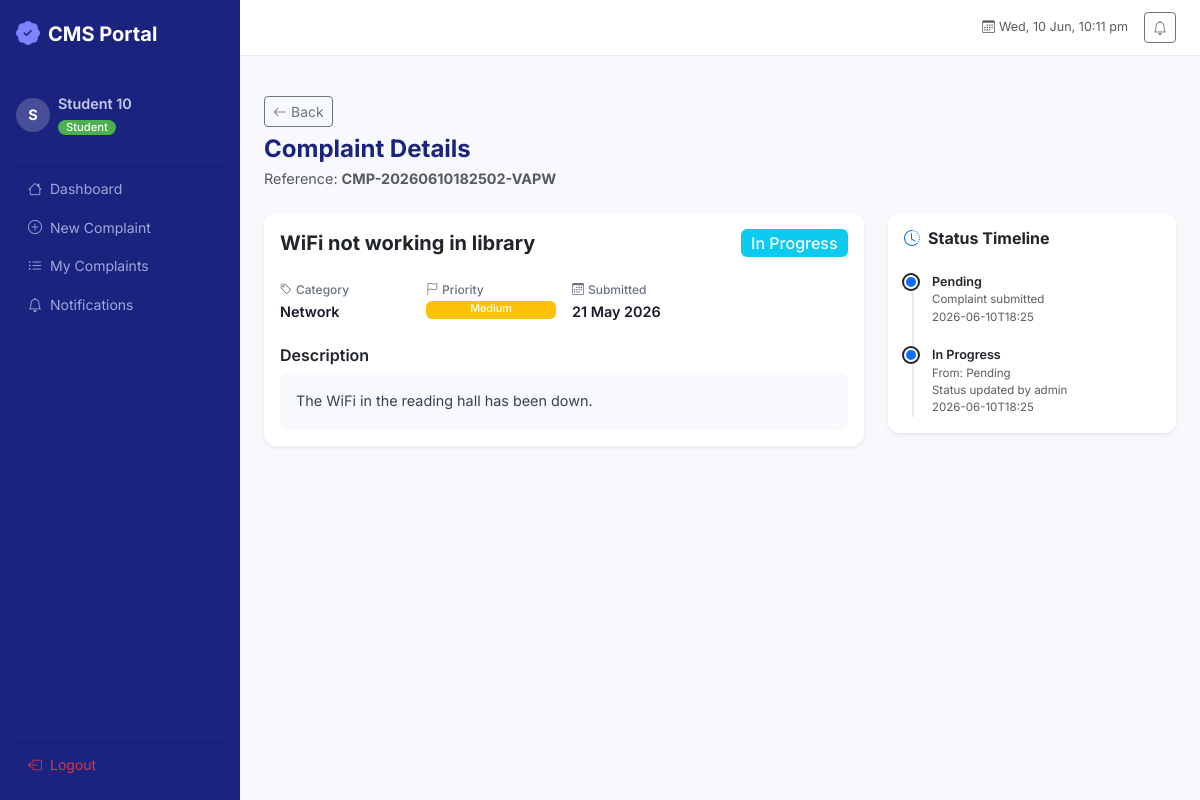
/student/complaints/2 (signed in), run on the app's committed database.
### flask-app/app/models/user.py (models this page shows, shortened)
class TimestampMixin:
    created_at = db.Column(db.DateTime, default=datetime.utcnow, nullable=False)
    updated_at = db.Column(
        db.DateTime, default=datetime.utcnow, onupdate=datetime.utcnow, nullable=False
    )

class User(UserMixin, TimestampMixin, db.Model):
    __tablename__ = "users"
    id = db.Column(db.Integer, primary_key=True)
    name = db.Column(db.String(120), nullable=False)
    email = db.Column(db.String(150), unique=True, nullable=False, index=True)
    student_id = db.Column(db.String(20), unique=True, nullable=True)
    department = db.Column(db.String(100), nullable=True)
    phone = db.Column(db.String(20), nullable=True)
    _password_hash = db.Column("password_hash", db.String(255), nullable=False)
    role = db.Column(db.String(20), nullable=False, default="student")  # student | admin
    is_active = db.Column(db.Boolean, default=True)
    complaints = db.relationship(
        "Complaint",
        back_populates="user",
        lazy="dynamic",
        cascade="all, delete-orphan",
        foreign_keys="Complaint.user_id",
    )
    notifications = db.relationship(
        "Notification", back_populates="user", lazy="dynamic", cascade="all, delete-orphan"
    )
    @property
    def password(self):
        """Encapsulation: password is write-only."""
        raise AttributeError("Password is write-only.")
    @property
    def is_admin(self) -> bool:
        return self.role == "admin"

### flask-app/app/models/complaint.py (models this page shows, shortened)
class Complaint(db.Model):
    __tablename__ = "complaints"
    id = db.Column(db.Integer, primary_key=True)
    complaint_number = db.Column(
        db.String(40), unique=True, nullable=False, default=generate_complaint_number
    )
    user_id = db.Column(db.Integer, db.ForeignKey("users.id"), nullable=False, index=True)
    title = db.Column(db.String(200), nullable=False)
    description = db.Column(db.Text, nullable=False)
    category = db.Column(db.String(50), nullable=False, default="Other")
    priority = db.Column(db.String(20), nullable=False, default="Low")
    status = db.Column(db.String(30), nullable=False, default="Pending")
    attachment = db.Column(db.String(300), nullable=True)
    assigned_to = db.Column(db.Integer, db.ForeignKey("users.id"), nullable=True)
    admin_response = db.Column(db.Text, nullable=True)
    resolved_at = db.Column(db.DateTime, nullable=True)
    created_at = db.Column(db.DateTime, default=datetime.utcnow, nullable=False)
    updated_at = db.Column(
        db.DateTime, default=datetime.utcnow, onupdate=datetime.utcnow, nullable=False
    )
    user = db.relationship("User", foreign_keys=[user_id], back_populates="complaints")
    assignee = db.relationship("User", foreign_keys=[assigned_to])
    logs = db.relationship(
        "ComplaintLog", back_populates="complaint", lazy="dynamic",
        cascade="all, delete-orphan"
    )
    @property
    def priority_badge(self) -> str:
        badges = {
            "Low": "success", "Medium": "warning",
            "High": "danger", "Critical": "dark"
        }
        return badges.get(self.priority, "secondary")
    @property
    def status_badge(self) -> str:
        badges = {
            "Pending": "warning", "In Progress": "info",
            "Resolved": "success", "Rejected": "danger", "Escalated": "primary"
        }
        return badges.get(self.status, "secondary")
    def complaint_history_generator(self):
        for log in self.logs.order_by("timestamp"):
            yield {
                "old_status": log.old_status,
                "new_status": log.new_status,
                "updated_by": log.updated_by,
                "timestamp": log.timestamp.isoformat() if log.timestamp else None,
                "remarks": log.remarks,
            }

### flask-app/app/models/complaint_log.py (models this page shows, shortened)
class ComplaintLog(db.Model):
    __tablename__ = "complaint_logs"
    id = db.Column(db.Integer, primary_key=True)
    complaint_id = db.Column(
        db.Integer, db.ForeignKey("complaints.id"), nullable=False, index=True
    )
    old_status = db.Column(db.String(30), nullable=True)
    new_status = db.Column(db.String(30), nullable=False)
    updated_by = db.Column(db.String(120), nullable=False)  # name / email of actor
    remarks = db.Column(db.Text, nullable=True)
    timestamp = db.Column(db.DateTime, default=datetime.utcnow, nullable=False)
    complaint = db.relationship("Complaint", back_populates="logs")

### flask-app/app/routes/complaints.py (the view)
@complaints_bp.route("/complaints/<int:complaint_id>")
@login_required
def view_complaint(complaint_id: int):
    complaint = Complaint.query.filter_by(
        id=complaint_id, user_id=current_user.id
    ).first_or_404()
    history = list(complaint.complaint_history_generator())
    return render_template(
        "student/complaint_detail.html",
        complaint=complaint,
        history=history,
    )

### flask-app/app/templates/student/complaint_detail.html (shortened to what this page needs)
{% extends "base.html" %}
{% block content %}
<div class="page-header mb-4">
  <a href="{{ url_for('complaints.list_complaints') }}" class="btn btn-sm btn-outline-secondary mb-2">
    <i class="bi bi-arrow-left me-1"></i>Back
  </a>
  <h4 class="fw-bold mb-1">Complaint Details</h4>
  <p class="text-muted mb-0">Reference: <strong>{{ complaint.complaint_number }}</strong></p>
</div>
<div class="row g-4">
  <div class="col-lg-8">
    <div class="card shadow-sm border-0 mb-4">
      <div class="card-header bg-white border-0 d-flex justify-content-between align-items-center pt-3">
        <h5 class="fw-bold mb-0">{{ complaint.title }}</h5>
        <span class="badge bg-{{ complaint.status_badge }} fs-6">{{ complaint.status }}</span>
      </div>
      <div class="card-body">
        <div class="row g-3 mb-4">
          <div class="col-sm-6 col-md-3">
            <div class="detail-meta">
              <span class="detail-meta-label"><i class="bi bi-tag me-1"></i>Category</span>
              <span class="detail-meta-value">{{ complaint.category }}</span>
            </div>
          </div>
          <div class="col-sm-6 col-md-3">
            <div class="detail-meta">
              <span class="detail-meta-label"><i class="bi bi-flag me-1"></i>Priority</span>
              <span class="badge bg-{{ complaint.priority_badge }}">{{ complaint.priority }}</span>
            </div>
          </div>
          <div class="col-sm-6 col-md-3">
            <div class="detail-meta">
              <span class="detail-meta-label"><i class="bi bi-calendar3 me-1"></i>Submitted</span>
              <span class="detail-meta-value">{{ complaint.created_at.strftime('%d %b %Y') }}</span>
            </div>
          </div>
        </div>
        <h6 class="fw-semibold mb-2">Description</h6>
        <div class="complaint-description">{{ complaint.description }}</div>
      </div>
    </div>
  </div>
  <div class="col-lg-4">
    <div class="card shadow-sm border-0">
      <div class="card-header bg-white border-0 pt-3">
        <h6 class="fw-bold mb-0"><i class="bi bi-clock-history me-2 text-primary"></i>Status Timeline</h6>
      </div>
      <div class="card-body">
        {% if history %}
        <div class="timeline">
          {% for h in history %}
          <div class="timeline-item">
            <div class="timeline-dot bg-{{ 'success' if h.new_status == 'Resolved' else 'primary' }}"></div>
            <div class="timeline-content">
              <div class="fw-semibold small">{{ h.new_status }}</div>
              {% if h.old_status %}
              <div class="text-muted x-small">From: {{ h.old_status }}</div>
              {% endif %}
              {% if h.remarks %}
              <div class="text-muted x-small">{{ h.remarks }}</div>
              {% endif %}
              <div class="text-muted x-small">{{ h.timestamp[:16] if h.timestamp else '' }}</div>
            </div>
          </div>
          {% endfor %}
        </div>
        {% else %}
        <p class="text-muted small mb-0">No history yet.</p>
        {% endif %}
      </div>
    </div>
  </div>
</div>
{% endblock %}

### flask-app/app/templates/base.html (shortened to what this page needs)
<!DOCTYPE html>
<html lang="en">
<head>
  <link href="https://cdn.jsdelivr.net/npm/bootstrap@5.3.3/dist/css/bootstrap.min.css" rel="stylesheet"/>
  <link href="https://cdn.jsdelivr.net/npm/bootstrap-icons@1.11.3/font/bootstrap-icons.min.css" rel="stylesheet"/>
  <link rel="stylesheet" href="{{ url_for('static', filename='css/style.css') }}"/>
</head>
<body class="cms-body">
{% if current_user.is_authenticated %}
<div class="d-flex">
  <nav id="sidebar" class="sidebar d-flex flex-column flex-shrink-0 p-3">
    <a href="{{ url_for('auth.index') }}" class="sidebar-brand d-flex align-items-center mb-4 text-decoration-none">
      <i class="bi bi-patch-check-fill me-2 fs-4"></i>
      <span class="fw-bold fs-5">CMS Portal</span>
    </a>
    <hr class="sidebar-divider"/>
    <div class="sidebar-user mb-3">
      <div class="d-flex align-items-center gap-2">
        <div class="user-avatar">{{ current_user.name[0].upper() }}</div>
        <div>
          <div class="fw-semibold text-truncate" style="max-width:140px">{{ current_user.name }}</div>
          <span class="badge {% if current_user.is_admin %}badge-admin{% else %}badge-student{% endif %}">
            {{ current_user.role|capitalize }}
          </span>
        </div>
      </div>
    </div>
    <hr class="sidebar-divider"/>
    <ul class="nav flex-column">
      {% if current_user.is_admin %}
        <li class="nav-item"><a class="nav-link {% if request.endpoint == 'admin.dashboard' %}active{% endif %}" href="{{ url_for('admin.dashboard') }}"><i class="bi bi-speedometer2 me-2"></i>Dashboard</a></li>
        <li class="nav-item"><a class="nav-link {% if request.endpoint == 'admin.complaints' %}active{% endif %}" href="{{ url_for('admin.complaints') }}"><i class="bi bi-clipboard-data me-2"></i>Complaints</a></li>
        <li class="nav-item"><a class="nav-link {% if request.endpoint == 'admin.analytics' %}active{% endif %}" href="{{ url_for('admin.analytics') }}"><i class="bi bi-bar-chart-line me-2"></i>Analytics</a></li>
        <li class="nav-item"><a class="nav-link {% if request.endpoint == 'admin.users' %}active{% endif %}" href="{{ url_for('admin.users') }}"><i class="bi bi-people me-2"></i>Users</a></li>
        <li class="nav-item"><a class="nav-link" href="{{ url_for('reports.generate_pdf') }}" target="_blank"><i class="bi bi-file-earmark-pdf me-2"></i>PDF Report</a></li>
        <li class="nav-item"><a class="nav-link" href="{{ url_for('reports.generate_excel') }}" target="_blank"><i class="bi bi-file-earmark-excel me-2"></i>Excel Report</a></li>
        <li class="nav-item"><a class="nav-link {% if request.endpoint == 'admin.notifications' %}active{% endif %}" href="{{ url_for('admin.notifications') }}"><i class="bi bi-bell me-2"></i>Notifications</a></li>
      {% else %}
        <li class="nav-item"><a class="nav-link {% if request.endpoint == 'complaints.dashboard' %}active{% endif %}" href="{{ url_for('complaints.dashboard') }}"><i class="bi bi-house me-2"></i>Dashboard</a></li>
        <li class="nav-item"><a class="nav-link {% if request.endpoint == 'complaints.submit_complaint' %}active{% endif %}" href="{{ url_for('complaints.submit_complaint') }}"><i class="bi bi-plus-circle me-2"></i>New Complaint</a></li>
        <li class="nav-item"><a class="nav-link {% if request.endpoint == 'complaints.list_complaints' %}active{% endif %}" href="{{ url_for('complaints.list_complaints') }}"><i class="bi bi-list-ul me-2"></i>My Complaints</a></li>
        <li class="nav-item"><a class="nav-link {% if request.endpoint == 'complaints.notifications' %}active{% endif %}" href="{{ url_for('complaints.notifications') }}"><i class="bi bi-bell me-2"></i>Notifications</a></li>
      {% endif %}
    </ul>
    <div class="mt-auto">
      <hr class="sidebar-divider"/>
      <a class="nav-link text-danger" href="{{ url_for('auth.logout') }}">
        <i class="bi bi-box-arrow-left me-2"></i>Logout
      </a>
    </div>
  </nav>
  <div class="main-content flex-grow-1">
    <header class="top-bar d-flex align-items-center justify-content-between px-4">
      <div class="d-flex align-items-center gap-3 ms-auto">
        <span class="text-muted small"><i class="bi bi-calendar3 me-1"></i><span id="liveClock"></span></span>
        <a href="{% if current_user.is_admin %}{{ url_for('admin.notifications') }}{% else %}{{ url_for('complaints.notifications') }}{% endif %}"
           class="btn btn-sm btn-outline-secondary position-relative">
          <i class="bi bi-bell"></i>
        </a>
      </div>
    </header>
    <div class="px-4 pt-3">
    </div>
    <main class="p-4">
{% endif %}
{% block content %}{% endblock %}
{% if current_user.is_authenticated %}
    </main>
  </div>
</div>
{% endif %}
</body>
</html>

### flask-app/app/static/css/style.css (style rules this page uses)
:root { --cms-primary: #4361ee; --cms-secondary: #3a0ca3; --cms-surface: #f8f9fd; --cms-sidebar-bg: #1a237e; --cms-sidebar-w: 240px; --cms-topbar-h: 56px; --radius: 0.75rem; --shadow: 0 1px 4px rgba(0,0,0,.08), 0 4px 16px rgba(0,0,0,.06); }
*, *::before, *::after { box-sizing: border-box; }
body.cms-body { font-family: 'Inter', system-ui, sans-serif; background: var(--cms-surface); color: #1a1a2e; min-height: 100vh; font-size: 0.9rem; }
.sidebar { width: var(--cms-sidebar-w); min-height: 100vh; background: var(--cms-sidebar-bg); color: #c5cae9; position: sticky; top: 0; height: 100vh; overflow-y: auto; flex-shrink: 0; transition: width .25s ease; }
.sidebar-brand { color: #fff !important; }
.sidebar-brand i { color: #7c83fd; }
.sidebar-divider { border-color: rgba(255,255,255,.12); margin: .5rem 0; }
.sidebar .nav-link { color: #9fa8da; border-radius: .5rem; padding: .55rem .75rem; transition: all .18s ease; font-size: .875rem; }
.user-avatar { width: 34px; height: 34px; border-radius: 50%; background: rgba(255,255,255,.2); color: #fff; display: flex; align-items: center; justify-content: center; font-weight: 700; font-size: .9rem; flex-shrink: 0; }
.badge-student { background: #4caf50; color: #fff; padding: 2px 8px; border-radius: 12px; font-size: .7rem; }
.top-bar { height: var(--cms-topbar-h); background: #fff; border-bottom: 1px solid #e8eaf6; position: sticky; top: 0; z-index: 100; }
.main-content { min-height: 100vh; overflow-x: hidden; }
.page-header h4 { color: #1a237e; }
.card { border-radius: var(--radius) !important; }
.card-header { border-radius: var(--radius) var(--radius) 0 0 !important; }
.x-small { font-size: .72rem; }
.timeline { position: relative; padding-left: 1.5rem; }
.timeline::before { content: ''; position: absolute; left: 8px; top: 0; bottom: 0; width: 2px; background: #e8eaf6; }
.timeline-item { position: relative; margin-bottom: 1.25rem; }
.timeline-item:last-child { margin-bottom: 0; }
.timeline-dot { position: absolute; left: -1.5rem; top: 2px; width: 14px; height: 14px; border-radius: 50%; border: 2px solid #fff; box-shadow: 0 0 0 2px currentColor; }
.timeline-content { padding-left: .25rem; }
.complaint-description { background: #f8f9fd; border-radius: .6rem; padding: 1rem; color: #374151; line-height: 1.7; white-space: pre-wrap; }
.detail-meta { display: flex; flex-direction: column; gap: 2px; }
.detail-meta-label { font-size: .75rem; color: #6b7280; font-weight: 500; }
.detail-meta-value { font-weight: 600; color: #1a1a2e; }
.badge { font-weight: 500; }

### data on the page
User: name "S", name "Student 10", role "Student"
Complaint: complaint_number "CMP-20260610182502-VAPW", title "WiFi not working in library", status "In Progress", category "Network", priority "Medium", created_at "21 May 2026", description "The WiFi in the reading hall has been down."
ComplaintLog: new_status "Pending", remarks "Complaint submitted", timestamp "2026-06-10T18:25"
ComplaintLog: new_status "In Progress", old_status "Pending", remarks "Status updated by admin", timestamp "2026-06-10T18:25"
